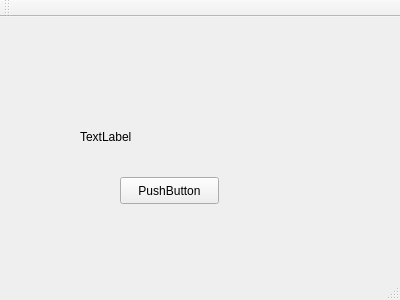
<?xml version="1.0" encoding="UTF-8"?>
<ui version="4.0">
 <class>MainWindow</class>
 <widget class="QMainWindow" name="MainWindow">
  <property name="geometry">
   <rect>
    <x>0</x>
    <y>0</y>
    <width>400</width>
    <height>300</height>
   </rect>
  </property>
  <property name="windowTitle">
   <string>MainWindow</string>
  </property>
  <widget class="QWidget" name="centralWidget">
   <widget class="QPushButton" name="pushButton">
    <property name="geometry">
     <rect>
      <x>120</x>
      <y>160</y>
      <width>99</width>
      <height>27</height>
     </rect>
    </property>
    <property name="text">
     <string>PushButton</string>
    </property>
   </widget>
   <widget class="QLabel" name="label">
    <property name="geometry">
     <rect>
      <x>80</x>
      <y>110</y>
      <width>211</width>
      <height>20</height>
     </rect>
    </property>
    <property name="text">
     <string>TextLabel</string>
    </property>
   </widget>
  </widget>
  <widget class="QMenuBar" name="menuBar">
   <property name="geometry">
    <rect>
     <x>0</x>
     <y>0</y>
     <width>400</width>
     <height>25</height>
    </rect>
   </property>
  </widget>
  <widget class="QToolBar" name="mainToolBar">
   <attribute name="toolBarArea">
    <enum>TopToolBarArea</enum>
   </attribute>
   <attribute name="toolBarBreak">
    <bool>false</bool>
   </attribute>
  </widget>
  <widget class="QStatusBar" name="statusBar"/>
 </widget>
 <layoutdefault spacing="6" margin="11"/>
 <resources/>
 <connections/>
</ui>
